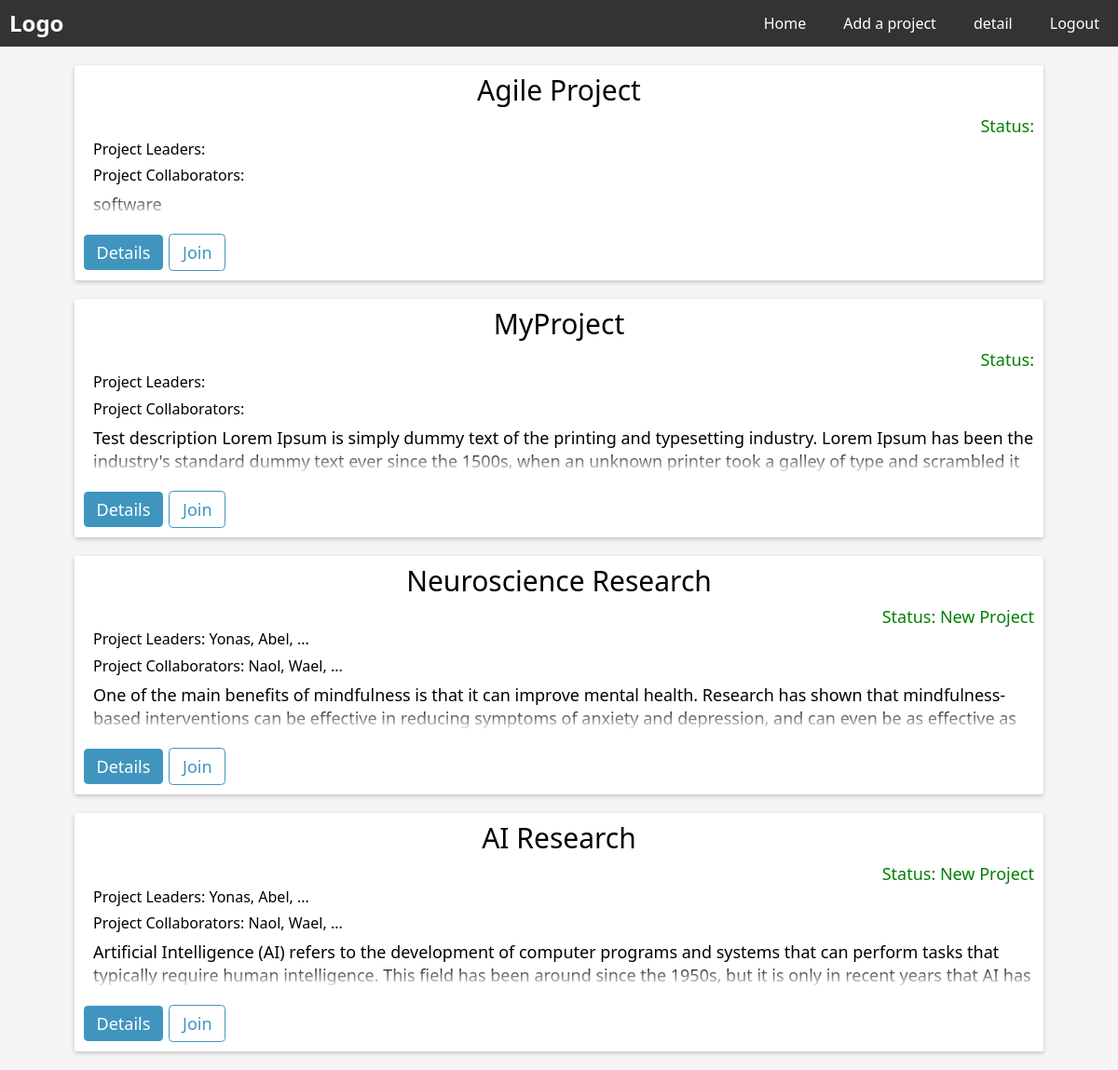
Page / (signed in) on the earlier database version.
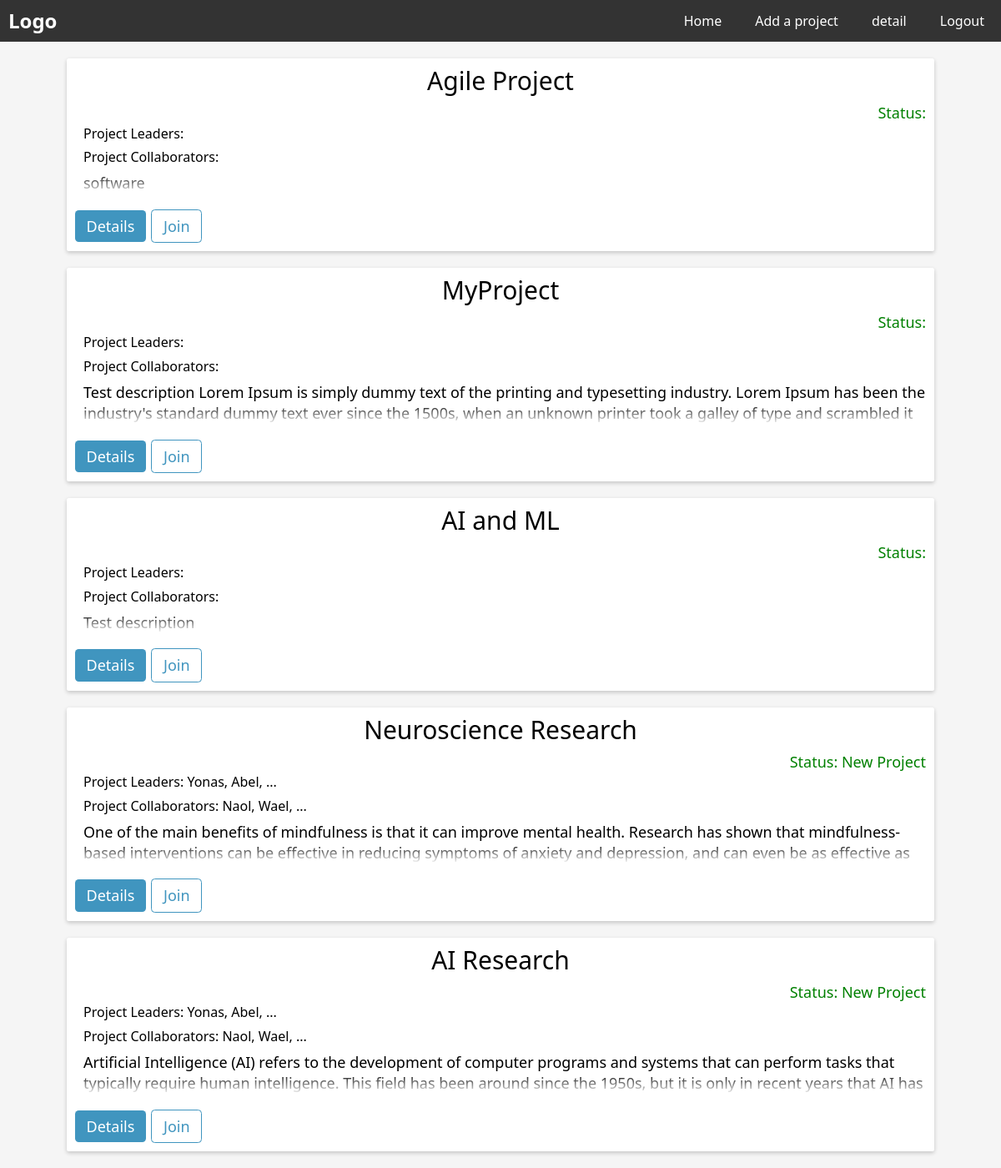
Same page on the later database version.
### website/models.py (models this page shows)
class Project(db.Model):
    id = db.Column(db.Integer, primary_key=True)
    title = db.Column(db.String(500), nullable=False)
    start_date = db.Column(db.DateTime(timezone=True), default=func.now(), nullable=False)
    description = db.Column(db.String(5000), unique=True, nullable=False)
    status = db.Column(db.String(500), default="New Project")

### website/views.py (the view)
@views.route('/', methods=['GET'])
@login_required
def indexs():
    entries = []
    descriptions = Project.query.all()
    if descriptions:
        for description in descriptions:
            entry = {}
            entry['title'] = description.title
            entry['description'] = description.description
            entry['id'] = description.id
            collaborator_entry = Collaborator.query.filter_by(project_id=description.id).first()
            leader_entry = Leader.query.filter_by(project_id=description.id).first()
            if leader_entry:
                user_id2 = leader_entry.user_id
                user_name2 = User.query.filter_by(id=user_id2).first().name
                entry['leader_name'] = user_name2
            if collaborator_entry:
                user_id = collaborator_entry.user_id
                user_name = User.query.filter_by(id=user_id).first().name
                entry['user_name'] = user_name
            entries.append(entry)
    return render_template('index.html', entries=entries, user=current_user)

### website/__init__.py (called while the page is built)
def create_app():
    app = Flask(__name__)
    app.config["TEMPLATES_AUTO_RELOAD"] = True
    app.config['SQLALCHEMY_DATABASE_URI'] = f'sqlite:///{DB_NAME}'
    app.config['SECRET_KEY'] = "dsaljf;ldsakjf;lkdsjf,cmlkjlkwqjfoijlsad;"
    db.init_app(app)
    from website.views import views
    from website.auth import auth
    app.register_blueprint(views, url_prefix="/")
    app.register_blueprint(auth, url_prefix="/")
    from website import models
    from website.models import User
    create_database(app)
    login_manager = LoginManager()
    login_manager.login_view = 'auth.login'
    login_manager.init_app(app)
    @login_manager.user_loader
    def load_user(id):
        return User.query.get(int(id))
    return app

### website/templates/index.html (shortened to what this page needs)
{% extends "base.html" %}
{% block main %}
{% for entry in entries %}
<div class="card">
    <div class="title-grid">
        <div class="P-Title">{{ entry.title }}</div>
        <div class="status">Status: {{entry.status}}</div>
    </div>
    <div class="P-owner">
        Project Leaders: {{ entry.leader_name }}
    </div>
    <div class="Project-collaborators">
        Project Collaborators: {{ entry.user_name }}
    </div>
    <div class="Description">
        {{ entry.description }}
    </div>
    <div class="card-footer">
        <button class="homebtn" onclick="getDetails('{{ entry.id }}')">Details</button>
        <button class="homebtn btn-outline">Join</button>
    </div>
  </div>
{% endfor %}
<div class="card">
    <div class="title-grid">
        <div class="P-Title">Neuroscience Research</div>
        <div class="status">Status: New Project</div>
    </div>
        <div class="P-owner">
        Project Leaders: Yonas, Abel, ...
    </div>
    <div class="Project-collaborators">
        Project Collaborators: Naol, Wael, ...
    </div>
    <div class="Description">
        One of the main benefits of mindfulness is that it can improve mental health. Research has shown that mindfulness-based interventions can be effective in reducing symptoms of anxiety and depression, and can even be as effective as traditional forms of therapy. Additionally, practicing mindfulness can lead to increased self-awareness, emotional regulation, and a greater sense of well-being.
    </div>
    <div class="card-footer">
        <button class="homebtn">Details</button>
        <button class="homebtn btn-outline">Join</button>
    </div>
  </div>
  <div class="card">
    <div class="title-grid">
        <div class="P-Title">AI Research</div>
        <div class="status">Status: New Project</div>
    </div>
    <div class="P-owner">
        Project Leaders: Yonas, Abel, ...
    </div>
    <div class="Project-collaborators">
        Project Collaborators: Naol, Wael, ...
    </div>
    <div class="Description">
        Artificial Intelligence (AI) refers to the development of computer programs and systems that can perform tasks that typically require human intelligence. This field has been around since the 1950s, but it is only in recent years that AI has gained significant attention and progress due to advances in technology such as big data, cloud computing, and deep learning algorithms.
    </div>
    <div class="card-footer">
        <button class="homebtn">Details</button>
        <button class="homebtn btn-outline">Join</button>
    </div>
  </div>
{% endblock %}

### website/templates/base.html (shortened to what this page needs)
<!DOCTYPE html>
<html lang="en">
  <head>
    <link
      rel="stylesheet"
      href="{{ url_for('static', filename='css/normalize.css')}}"
    />
    <link
      rel="stylesheet"
      href="{{ url_for('static', filename='css/main.css')}}"
    />
  </head>
  <body>
    <nav>
      <a class="logo" href="#">Logo</a>
      <ul>
        {% if user.is_authenticated %}
        <li><a href="/">Home</a></li>
        <li><a href="/add_project">Add a project</a></li>
        <li><a href="/detail">detail</a></li>
        <li><a href="/logout">Logout</a></li>
        {% else %}
        <li><a href="/login">Login</a></li>
        <li><a href="/register">Register</a></li>
        {% endif %}
      </ul>
    </nav>
    <main>{% block main %} {% endblock %}</main>
  </body>
</html>

### website/static/css/main.css (style rules this page uses)
*, *::after, *::before { box-sizing: border-box; }
html { font-size: 62.5%; }
body { background-color: #f5f5f5; }
input[type="text"], input[type="email"], input[type="password"], button { outline: none; width: 100%; }
a { text-decoration: none; }
.P-owner { margin-bottom: 1rem; margin-left: 1rem; font-size: 1.6rem; }
.Project-collaborators { margin-bottom: 1rem; margin-left: 1rem; font-size: 1.6rem; }
.card { background-color: white; padding: 1rem; margin: 2rem 8rem; border: none; border-radius: 0.25rem; box-shadow: 0 2px 5px 0 rgba(0, 0, 0, 0.2); }
.P-Title { font-size: 3rem; margin-bottom: 1rem; text-align: center; }
.status { font-size: 1.8rem; margin-bottom: 0.5rem; text-align: end; color: green; }
.Description { font-size: 1.8rem; max-height: calc(2 * 1em * 1.4); line-height: 1.4; margin-left: 1rem; overflow: hidden; position: relative; margin-bottom: 1.8rem; }
.Description::before { content: ""; position: absolute; height: calc(1em * 1.4); width: 100%; bottom: 0; pointer-events: none; background: linear-gradient(to bottom, transparent, white); }
.card-footer { margin-top: 1rem; }
.homebtn { --color: hsl(200, 50%, 50%); background: var(--color); color: white; border: none; font-size: 1.8rem; padding: 0.5em 0.75em; border-radius: 0.25em; cursor: pointer; width: auto; }
.homebtn.btn-outline { background: none; border: 1px solid var(--color); color: var(--color); }
.homebtn + .homebtn { margin-left: 0.25rem; }
nav { display: flex; justify-content: space-between; align-items: center; background-color: #333; color: #fff; width: 100%; }
nav a { color: #fff; text-decoration: none; margin: 0 10px; }
nav a.logo { font-weight: bold; font-size: 24px; }
nav ul { list-style: none; display: flex; }
nav li { margin: 0 10px; }

Differences in the rows shown:
added Project: title "AI and ML", description "Test description"
